Frame 1 (no input): blank canvas, image omitted
Frame 60 (the mouse pressed at the canvas centre just before this capture): blank canvas, image omitted
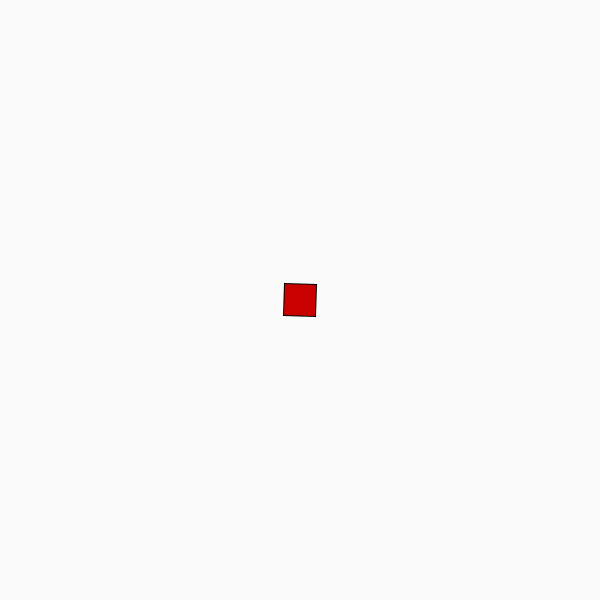
Frame 120 (the mouse held since frame 60 and released just before this capture)

The Processing sketch whose frames 1 and 60 were blank and that drew this single picture after the mouse press (run headless with seeded random() and noise(); from frame 60 on, the mouse is pressed at the canvas centre):

// Processing sketch: TransformationSRworking
// ── TransformationSRworking.pde
int[][] S = new int[2][2]; //scale matrix
int[][] R = new int[2][2]; // rotate matrix
int[] vector =   {1,1} ;          // original vector
float theta = 0;

float size = 20;





void setup(){
size(600,600);
background(250); 

}

void draw(){
  

 
 
  background(250); 

size = int(map(mouseY,0,600,1,30));

theta = map(mouseX,-300,300,0,TWO_PI);
 float[] sum =   {0,0} ;

 float[][] R = {  {cos(theta),sin(theta)},
                        {-sin(theta),cos(theta)}  };


float[][] S = {  
  {
    size, 0
  }
  , 
  {
    0, size
  }
  ,
}; 


////////////////////////////////////////





////////////////////////////////////////////////////////

    for (int i = 0; i < 2; i++) {
for (int j = 0; j < 2; j++) {

   sum[j] = (vector[i] * R[i][j]  ) + sum[j];
}
 }
 
 //scale
    for (int i = 0; i < 2; i++) {
for (int j = 0; j <2; j++) {

    sum[j] = (S[j][i] * sum[j])+ sum[j] ;
   
    }
}











  translate(width/2,height/2);
 fill(200,0,0);
  quad(sum[0],sum[1],-sum[1],sum[0],-sum[0],-sum[1],sum[1],-sum[0]);



}
